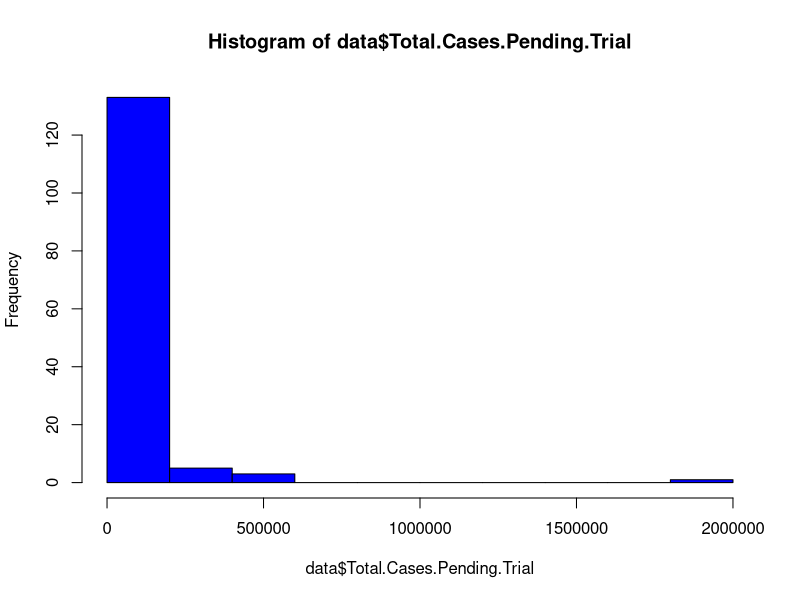
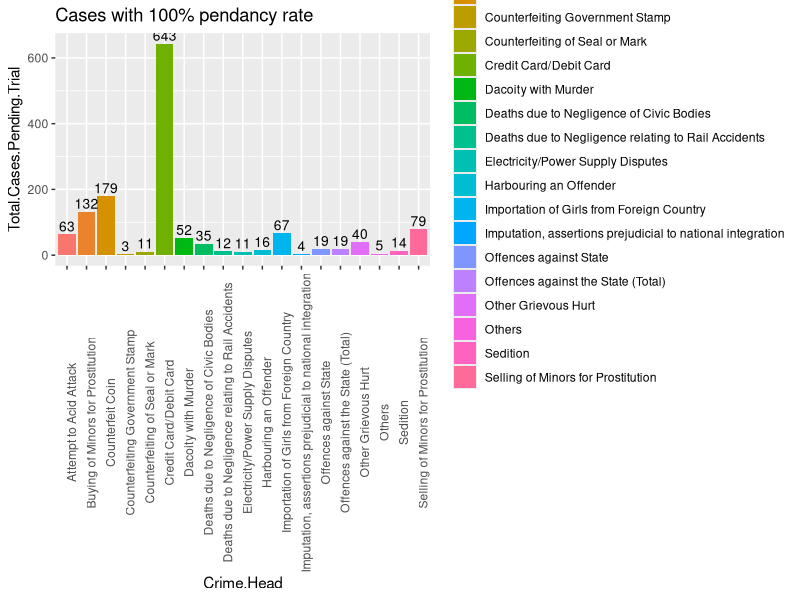
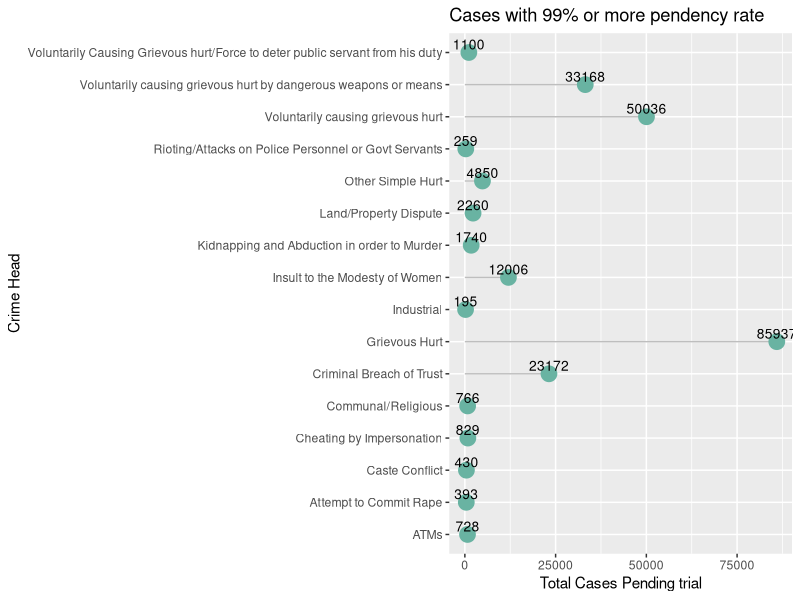
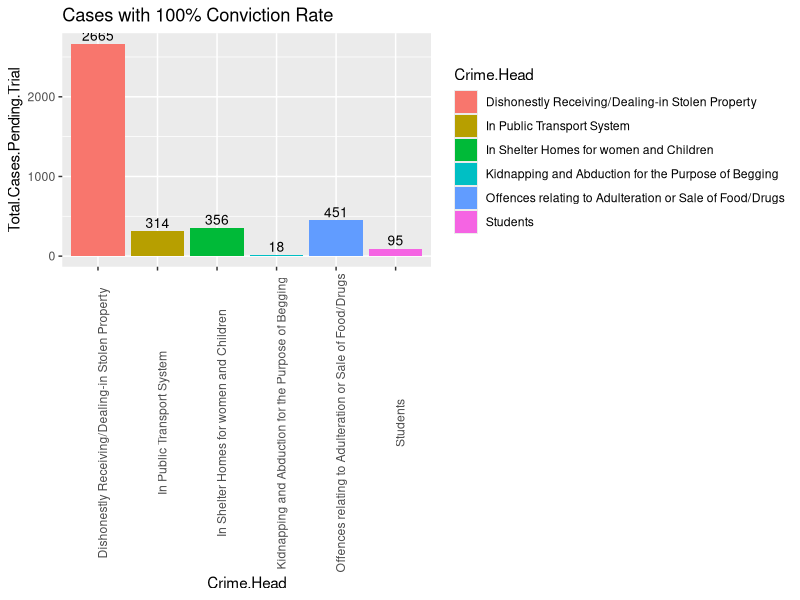
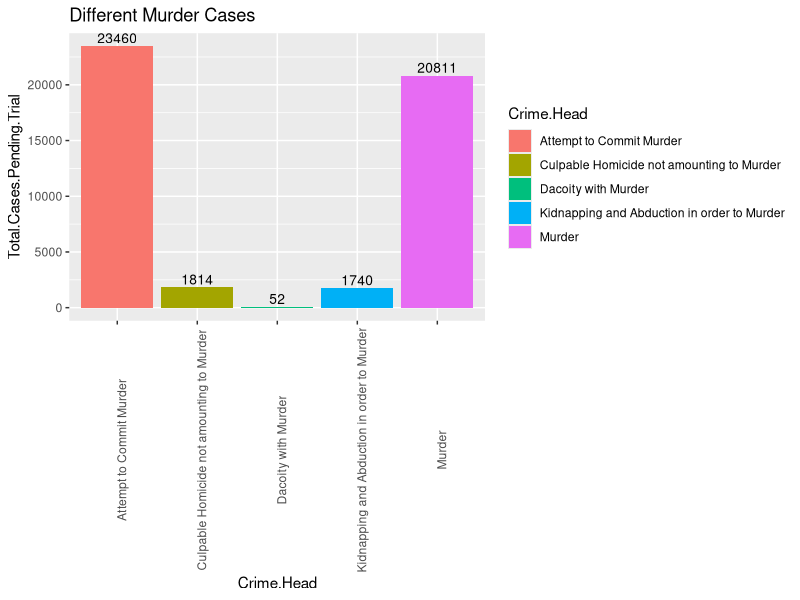
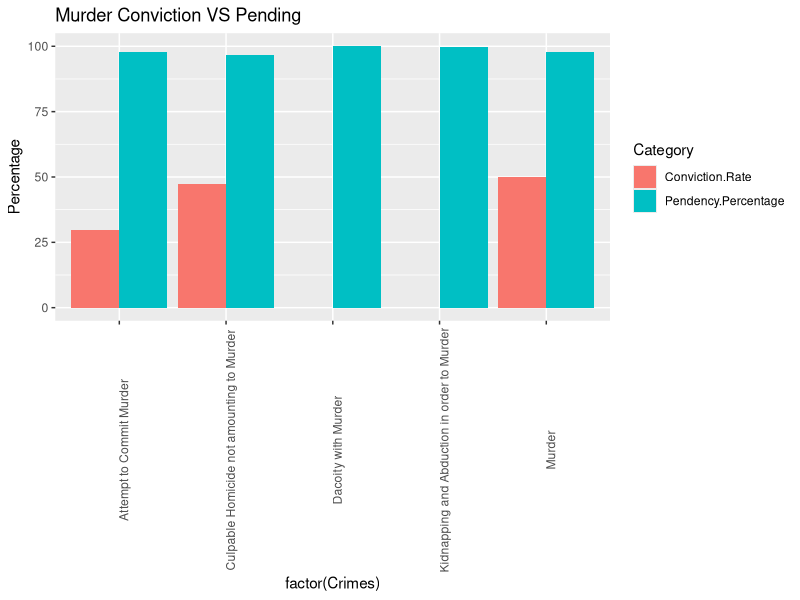
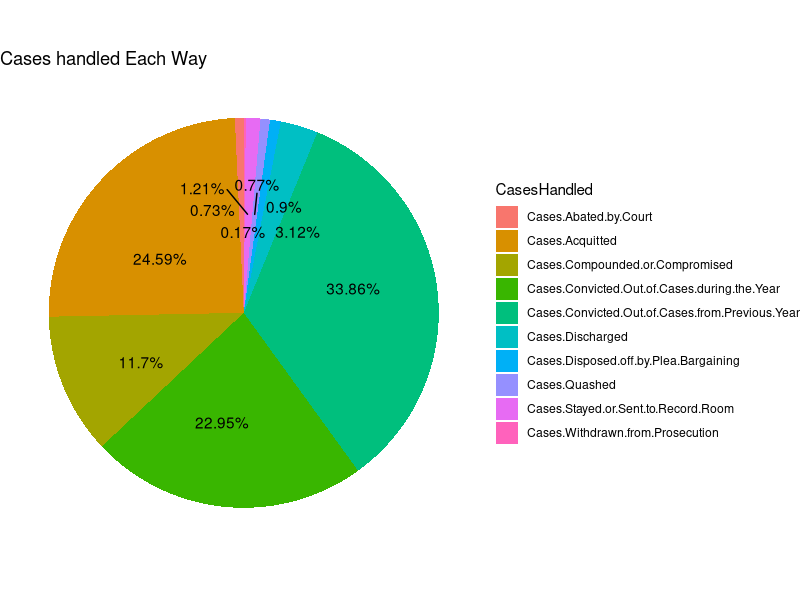
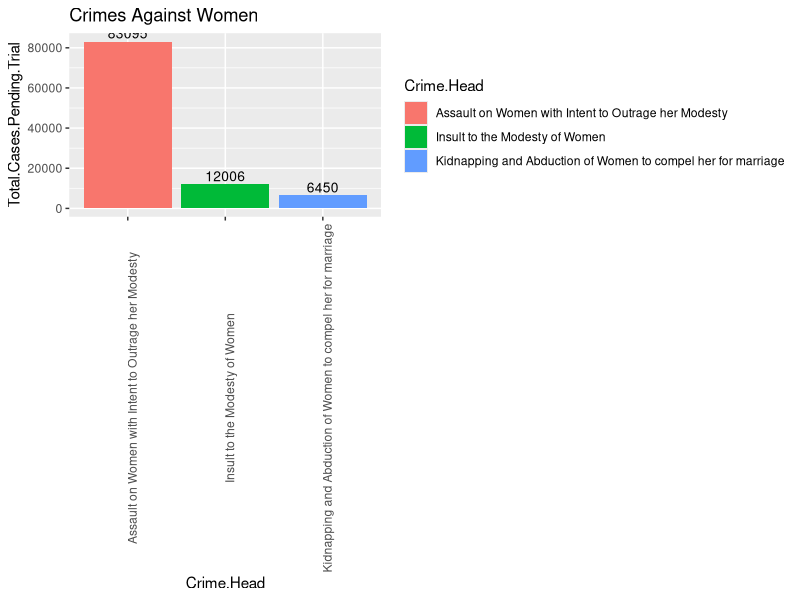

R code for these plots, in order: (Note: this script raises an error after producing the figures.)
#Read data from csv file
library(ggplot2)
library(data.table) 
library(ggrepel)
#library(scales)
set.seed(42)
print(getwd())
setwd("C:/Users/Ishita Jain/Desktop/maths")
data <- read.csv("Cases_Info.csv", header=TRUE, fileEncoding="UTF-8-BOM")
data
print("No. of Variables")
print(ncol(data)) #prints number of columns
print("No. of observations")
print(nrow(data)) #prints number of rows

#replacing NA values with 0
data[is.na(data)] <- 0
data$Total.Cases.Pending.Trial

#summary of crimes in India
summary(data$Total.Cases.Pending.Trial)

Q3 <- quantile(data$Total.Cases.Pending.Trial, 0.75)
Q3
Q1 <- quantile(data$Total.Cases.Pending.Trial, 0.25)
Q1

#boxplot(data$Total.Cases.Pending.Trial, main='Boxplot of Total Cases pending for Trial')

library(psych)
print("Skewness")
print(skew(data$Total.Cases.Pending.Trial))  #Skewness
print("Kurtosis")
print(kurtosi(data$Total.Cases.Pending.Trial)) #kurtosis
hist(data$Total.Cases.Pending.Trial, col = "blue")


#Total Crimes with 100% pending rate
Crimes100 <- data[which(data$Pendency.Percentage == 100),c("Crime.Head","Total.Cases.Pending.Trial")]
Crimes100


ggplot(Crimes100, aes(Crime.Head, Total.Cases.Pending.Trial, fill = Crime.Head)) + 
  geom_bar(stat="identity", position = "dodge") +
  geom_text(aes(label=Total.Cases.Pending.Trial), vjust = -0.3, size=3.5)+
  labs(title = "Cases with 100% pendancy rate")+
  theme(axis.text.x = element_text(angle = 90))

Crimes90 <- data[which(data$Pendency.Percentage >= 99 & data$Pendency.Percentage < 100),c("Crime.Head","Total.Cases.Pending.Trial","Pendency.Percentage")]
Crimes90
ggplot(Crimes90, aes(x=Crime.Head, y=Total.Cases.Pending.Trial)) +
  geom_segment( aes(x=Crime.Head, xend=Crime.Head, y=0, yend=Total.Cases.Pending.Trial),color="grey") +
  geom_point(size=5,color="#69b3a2")+
  geom_text(aes(label=Total.Cases.Pending.Trial), vjust = -0.3, size=3.5)+
  coord_flip() +
  labs(x= "Crime Head", y="Total Cases Pending trial", title = "Cases with 99% or more pendency rate")

#Crimes with 100% conviction rate
Conviction100 <- data[which(data$Conviction.Rate == 100),c("Crime.Head","Total.Cases.Pending.Trial")]
Conviction100
ggplot(Conviction100, aes(Crime.Head, Total.Cases.Pending.Trial, fill = Crime.Head)) + 
  geom_bar(stat="identity", position = "dodge") +
  geom_text(aes(label=Total.Cases.Pending.Trial), vjust = -0.3, size=3.5)+
  labs(title = "Cases with 100% Conviction Rate")+
  theme(axis.text.x = element_text(angle = 90))

#Total Murder Cases
Murder <- data[data$Crime.Head %like% "Murder",]
Murder
ggplot(Murder, aes(Crime.Head, Total.Cases.Pending.Trial, fill = Crime.Head)) + 
  geom_bar(stat="identity", position = "dodge") +
  geom_text(aes(label=Total.Cases.Pending.Trial), vjust = -0.3, size=3.5)+
  labs(title = "Different Murder Cases")+
  theme(axis.text.x = element_text(angle = 90))

Murder_con_pred = data.frame(Crimes = c(Murder$Crime.Head,Murder$Crime.Head),
                     Category = c("Conviction.Rate", "Conviction.Rate", 
                                  "Conviction.Rate", "Conviction.Rate",
                                  "Conviction.Rate", "Pendency.Percentage",
                                  "Pendency.Percentage", "Pendency.Percentage",
                                  "Pendency.Percentage", "Pendency.Percentage"),
                     Percentage = c(Murder$Conviction.Rate[1],Murder$Conviction.Rate[2],
                                     Murder$Conviction.Rate[3],Murder$Conviction.Rate[4],
                                     Murder$Conviction.Rate[5],Murder$Pendency.Percentage[1],
                                     Murder$Pendency.Percentage[2],Murder$Pendency.Percentage[3],
                                     Murder$Pendency.Percentage[4],Murder$Pendency.Percentage[5])
                     )

ggplot(Murder_con_pred, aes(factor(Crimes), Percentage, fill = Category)) + 
  geom_bar(stat="identity", position = "dodge") +
  labs(title = "Murder Conviction VS Pending")+
  theme(axis.text.x = element_text(angle = 90))

piecol = colnames(data)[!(colnames(data) %in% c("Si..No.","Crime.Head","Cases.Registered",
                                       "Cases.Pending.Trial.from.the.Previous.Year",
                                       "Total.Cases.Pending.Trial",
                                       "Cases.Disposed.off.without.Trial",
                                       "Cases.Convicted","Cases.which.Trials.were.Completed"              
                                       ,"Cases.Disposed.off.by.Courts"
                                       ,"Conviction.Rate"                                
                                       ,"Pendency.Percentage",
                                       "Cases.Pending.Trial.at.End.of.the.Year"))]
n = c()
n[1] = sum(data$Cases.Abated.by.Court)
n[2] = sum(data$Cases.Withdrawn.from.Prosecution)
n[3] = sum(data$Cases.Compounded.or.Compromised)
n[4] = sum(data$Cases.Disposed.off.by.Plea.Bargaining)
n[5] = sum(data$Cases.Quashed)
n[6] = sum(data$Cases.Stayed.or.Sent.to.Record.Room)
n[7] = sum(data$Cases.Convicted.Out.of.Cases.from.Previous.Year)
n[8] = sum(data$Cases.Convicted.Out.of.Cases.during.the.Year)
n[9] = sum(data$Cases.Discharged)
n[10] = sum(data$Cases.Acquitted)
n
options(ggrepel.max.overlaps = Inf)
piedata <- data.frame(CasesHandled = piecol, TotalCasespie = n)
pie_labels <- paste0(round(100 * n/sum(n), 2), "%")
ggplot(piedata, aes(x="", y=TotalCasespie, fill=CasesHandled)) +
  geom_bar(stat="identity", width=1) +
  coord_polar("y", start=0)+
  geom_text_repel(aes( label = pie_labels), position = position_stack(vjust = 0.5)) + 
  labs(title = "Cases handled Each Way")+
  theme_void()

#Crimes Against Women
AgainstWomen <- data[data$Crime.Head %like% "Women",c("Crime.Head", "Total.Cases.Pending.Trial")] 
AgainstWomen
AgainstWomen <- aggregate(Total.Cases.Pending.Trial~(Crime.Head),AgainstWomen,sum)
ggplot(AgainstWomen, aes(Crime.Head, Total.Cases.Pending.Trial, fill = Crime.Head)) + 
  geom_bar(stat="identity", position = "dodge") +
  labs(title = "Crimes Against Women")+
  geom_text(aes(label=Total.Cases.Pending.Trial), vjust = -0.3, size=3.5)+
  theme(axis.text.x = element_text(angle = 90))
piecol[1]
MaxTypeHandled = data.frame(Category = c(piecol[1]+data$Crime.Head, "Conviction.Rate", 
                                          "Conviction.Rate", "Conviction.Rate",
                                          "Conviction.Rate", "Pendency.Percentage",
                                          "Pendency.Percentage", "Pendency.Percentage",
                                          "Pendency.Percentage", "Pendency.Percentage"),
                             Percentage = c(Murder$Conviction.Rate[1],Murder$Conviction.Rate[2],
                                            Murder$Conviction.Rate[3],Murder$Conviction.Rate[4],
                                            Murder$Conviction.Rate[5],Murder$Pendency.Percentage[1],
                                            Murder$Pendency.Percentage[2],Murder$Pendency.Percentage[3],
                                            Murder$Pendency.Percentage[4],Murder$Pendency.Percentage[5])
)

Crimes0 <- data[which(data$Pendency.Percentage == 0),c("Crime.Head","Total.Cases.Pending.Trial")]
Crimes0

Crimes10 <- data[which(data$Pendency.Percentage < 10),c("Crime.Head","Total.Cases.Pending.Trial", "Pendency.Percentage")]
Crimes10

Crimes20 <- data[which(data$Pendency.Percentage < 20),c("Crime.Head","Total.Cases.Pending.Trial", "Pendency.Percentage")]
Crimes20

Crimes30 <- data[which(data$Pendency.Percentage < 30),c("Crime.Head","Total.Cases.Pending.Trial", "Pendency.Percentage")]
Crimes30

Crimes70 <- data[which(data$Pendency.Percentage < 70),c("Crime.Head","Total.Cases.Pending.Trial", "Pendency.Percentage")]
Crimes70
